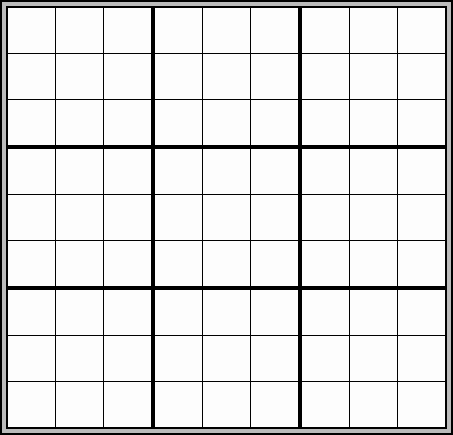
#> input picture Digital Image Processing/OpenCV/gallery/grid.png, 453 x 435 px, found by its file name
$ python prespTrans.py
#> lines starting #> are read from the running program, lines starting #| are printed output that depends on the picture; after the words box and inside, x2 and y2 are one past the last pixel; in counts of white or black regions, pixels touching at a corner belong together
import cv2
import numpy as np


hourseImg = cv2.imread("../../gallery/grid.png", cv2.IMREAD_COLOR)
#> hourseImg is the input picture: shape (435, 453, 3); min 0, max 253, mean 226.6
height, width = hourseImg.shape[:2]
#> height = 435; width = 453
src = np.float32([[50, 50], [50, 380], [400, 380]])
dst = np.float32([[50, 50], [50, 380], [300, 380]])

cv2.circle(hourseImg, (50, 50), 5, (255, 0, 0), -1)
#> hourseImg: shape (435, 453, 3); 0.04% of pixels changed, all inside (x1, y1, x2, y2) = (45, 45, 56, 56)
cv2.circle(hourseImg, (50, 380), 5, (255, 0, 0), -1)
#> hourseImg: shape (435, 453, 3); mean B, G, R 226.6, 226.4, 226.4
cv2.circle(hourseImg, (400, 380), 5, (255, 0, 0), -1)
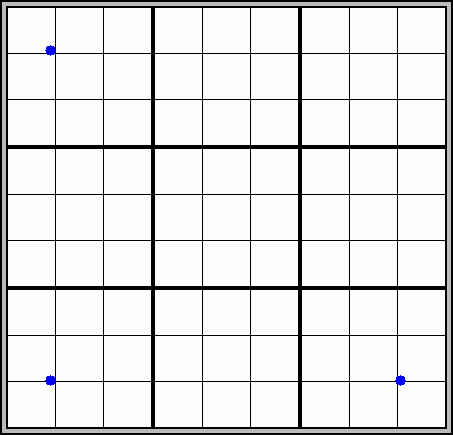
#> hourseImg: shape (435, 453, 3); mean B, G, R 226.6, 226.3, 226.3


transMatrix = cv2.getAffineTransform(src, dst)
transImg = cv2.warpAffine(hourseImg, transMatrix, (width, height))
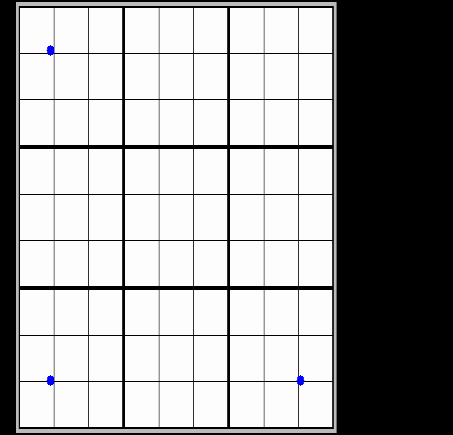
#> transImg: shape (435, 453, 3); mean B, G, R 161.9, 161.7, 161.7

cv2.imshow("img", hourseImg)
cv2.imshow("transformed-img", transImg)
cv2.waitKey(0)
cv2.destroyAllWindows()

$ run again, with Digital Image Processing/OpenCV/gallery/pattern.png copied over Digital Image Processing/OpenCV/gallery/grid.png
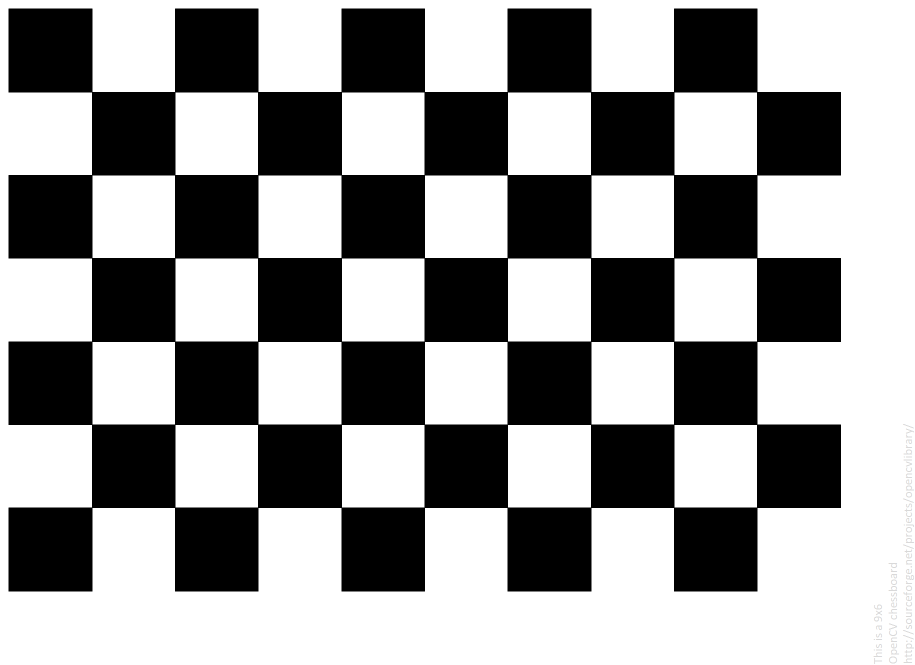
#> input picture Digital Image Processing/OpenCV/gallery/pattern.png, 1830 x 1330 px, found by its file name (shown at 1/2 size)
#> hourseImg is the input picture: shape (1330, 1830, 3); mean B, G, R 152.2, 152.2, 152.2
#> `transImg = cv2.warpAffine(hourseImg, transMatrix, (width, height))`:
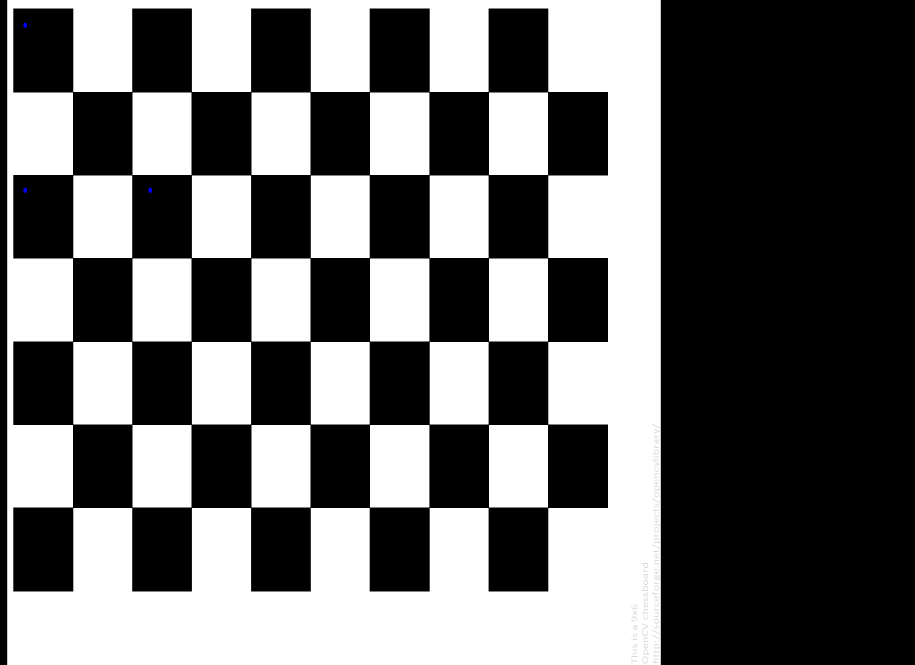
#> transImg: shape (1330, 1830, 3) (shown at 1/2 size); mean B, G, R 108.7, 108.7, 108.7
